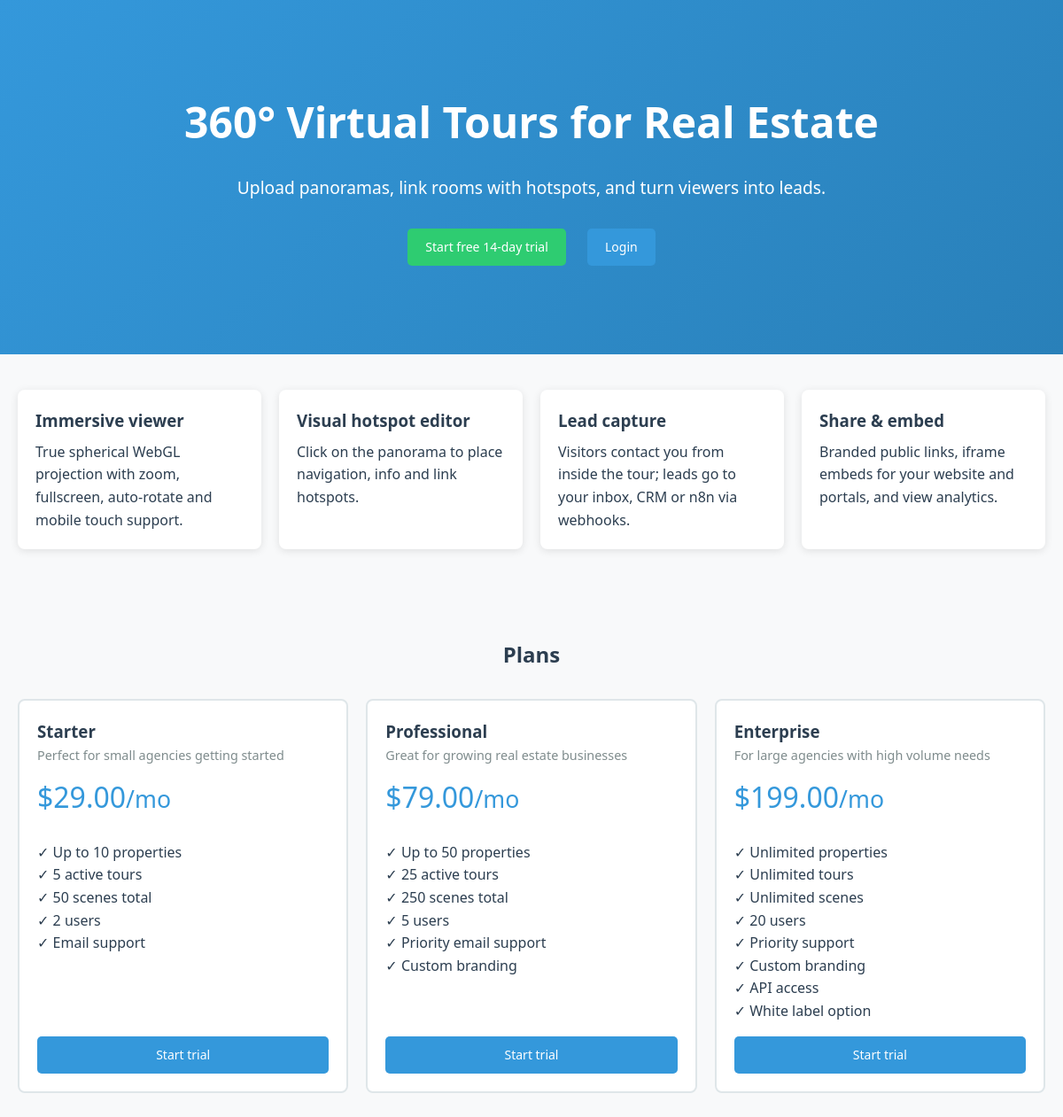
The page / on the database its author committed.
### tables this page shows
CREATE TABLE `plans` (
  `id` INT UNSIGNED AUTO_INCREMENT PRIMARY KEY,
  `name` VARCHAR(100) NOT NULL,
  `slug` VARCHAR(100) NOT NULL UNIQUE,
  `description` TEXT DEFAULT NULL,
  `price_monthly` DECIMAL(10, 2) NOT NULL DEFAULT 0.00,
  `price_yearly` DECIMAL(10, 2) NOT NULL DEFAULT 0.00,
  `max_properties` INT UNSIGNED NOT NULL DEFAULT 0,
  `max_active_tours` INT UNSIGNED NOT NULL DEFAULT 0,
  `max_scenes` INT UNSIGNED NOT NULL DEFAULT 0,
  `max_users` INT UNSIGNED NOT NULL DEFAULT 0,
  `features` TEXT DEFAULT NULL COMMENT 'JSON array of features',
  `is_active` TINYINT(1) DEFAULT 1,
  `sort_order` INT DEFAULT 0,
  `created_at` TIMESTAMP DEFAULT CURRENT_TIMESTAMP,
  `updated_at` TIMESTAMP DEFAULT CURRENT_TIMESTAMP ON UPDATE CURRENT_TIMESTAMP,
  INDEX idx_slug (`slug`),
  INDEX idx_active (`is_active`)
);

### config/app.php (called while the page is built)
<?php
return [
    'name' => 'Splash360 Tour',
    'version' => '2.0.0',
    'env' => getenv('APP_ENV') ?: 'production',
    'base_url' => getenv('APP_URL') ?: 'http://localhost',
    'app_key' => getenv('APP_KEY') ?: 'change-me-in-env',
    'timezone' => getenv('APP_TIMEZONE') ?: 'UTC',
    'session_lifetime' => 7200,
    'upload_path' => __DIR__ . '/../public/uploads',
    'max_upload_size' => (int) (getenv('MAX_UPLOAD_SIZE') ?: 20971520),
    'allowed_image_types' => ['image/jpeg', 'image/png', 'image/webp'],
    'default_currency' => 'USD',
    'currencies' => ['USD', 'EUR', 'GBP', 'AED', 'SAR', 'EGP', 'QAR', 'KWD'],
    'trial_days' => 14,
    'support_email' => getenv('SUPPORT_EMAIL') ?: 'support@splash360tour.com',
    'login_max_attempts' => 5,
    'login_lockout_minutes' => 15,
    'mail' => [
        'driver' => getenv('MAIL_DRIVER') ?: 'log',
        'from_address' => getenv('MAIL_FROM_ADDRESS') ?: 'no-reply@splash360tour.com',
        'from_name' => getenv('MAIL_FROM_NAME') ?: 'Splash360 Tour',
    ],
    'payment_gateway' => getenv('PAYMENT_GATEWAY') ?: 'dummy',
];

### app/Helpers/functions.php (called while the page is built, shortened)
<?php
function config($key = null, $default = null)
{
    static $config = null;
    if ($config === null) {
        $config = require __DIR__ . '/../../config/app.php';
    }
    $value = $config;
    foreach (explode('.', $key) as $segment) {
        $value = $value[$segment];
    }
    return $value;
}
function base_url($path = '')
{
    return rtrim(config('base_url'), '/') . '/' . ltrim($path, '/');
}
function asset($path)
{
    return base_url($path);
}
function e($string)
{
    return htmlspecialchars((string) ($string ?? ''), ENT_QUOTES, 'UTF-8');
}
function format_currency($amount, $currency = 'USD')
{
    $symbols = [
        'USD' => '$',
        'EUR' => '€',
        'GBP' => '£',
        'AED' => 'AED ',
    ];
    $currency = $currency ?: 'USD';
    $symbol = $symbols[$currency] ?? $currency . ' ';
    return e($symbol . number_format((float) $amount, 2));
}
function view($name, $data = [])
{
    extract($data);
    $viewFile = __DIR__ . '/../../views/' . str_replace('.', '/', $name) . '.php';
    require $viewFile;
}

### app/Controllers/HomeController.php (called while the page is built, shortened)
<?php
class HomeController
{
    public function index()
    {
        $plans = (new Plan())->getActivePlans();
        view('home', ['plans' => $plans]);
    }
}

### public/index.php (called while the page is built, shortened)
<?php
require_once __DIR__ . '/../app/bootstrap.php';
$router = new Router();
$router->get('/', 'HomeController', 'index');
$router->get('/health', 'HomeController', 'health');
$router->get('/agency/:slug', 'HomeController', 'agency');
$router->get('/tour/view/:slug', 'TourController', 'viewer');
$router->get('/tour/embed/:slug', 'TourController', 'embed');
$router->post('/lead/submit', 'LeadController', 'submit');
$router->any('/auth/login', 'AuthController', 'login');
$router->any('/auth/register', 'AuthController', 'register');
$router->post('/auth/logout', 'AuthController', 'logout');
$router->any('/auth/forgot-password', 'AuthController', 'forgotPassword');
$router->any('/auth/reset-password', 'AuthController', 'resetPassword');
$router->get('/dashboard', 'DashboardController', 'index');
$router->get('/property', 'PropertyController', 'index');
$router->any('/property/create', 'PropertyController', 'create');
$router->get('/property/view', 'PropertyController', 'view');
$router->any('/property/edit', 'PropertyController', 'edit');
$router->post('/property/delete', 'PropertyController', 'delete');
$router->get('/tour', 'TourController', 'index');
$router->any('/tour/create', 'TourController', 'create');
$router->get('/tour/view', 'TourController', 'view');
$router->any('/tour/edit', 'TourController', 'edit');
$router->post('/tour/delete', 'TourController', 'delete');
$router->get('/scene', 'SceneController', 'index');
$router->any('/scene/create', 'SceneController', 'create');
$router->any('/scene/edit', 'SceneController', 'edit');
$router->post('/scene/delete', 'SceneController', 'delete');
$router->post('/scene/move', 'SceneController', 'move');
$router->post('/scene/set-view', 'SceneController', 'setView');
$router->post('/hotspot/create', 'HotspotController', 'create');
$router->post('/hotspot/update', 'HotspotController', 'update');
$router->post('/hotspot/delete', 'HotspotController', 'delete');
$router->get('/lead', 'LeadController', 'index');
$router->any('/lead/view', 'LeadController', 'view');
$router->get('/lead/export', 'LeadController', 'export');
$router->post('/lead/delete', 'LeadController', 'delete');
$router->get('/team', 'UserController', 'index');
$router->any('/team/create', 'UserController', 'create');
$router->any('/team/edit', 'UserController', 'edit');
$router->post('/team/delete', 'UserController', 'delete');
$router->any('/settings/company', 'SettingsController', 'company');
$router->any('/settings/profile', 'SettingsController', 'profile');
$router->get('/subscription', 'SubscriptionController', 'index');
$router->post('/subscription/change-plan', 'SubscriptionController', 'changePlan');
$router->get('/subscription/billing', 'SubscriptionController', 'billing');
$router->get('/subscription/invoice', 'SubscriptionController', 'invoice');
$router->post('/subscription/cancel', 'SubscriptionController', 'cancel');
$router->post('/subscription/resume', 'SubscriptionController', 'resume');
$router->get('/admin/dashboard', 'AdminController', 'dashboard');
$router->get('/admin/tenants', 'AdminController', 'tenants');
$router->get('/admin/tenant-view', 'AdminController', 'tenantView');
$router->post('/admin/tenant-status', 'AdminController', 'tenantStatus');
$router->post('/admin/tenant-extend-trial', 'AdminController', 'tenantExtendTrial');
$router->get('/admin/plans', 'AdminController', 'plans');
$router->any('/admin/plan-create', 'AdminController', 'planCreate');
$router->any('/admin/plan-edit', 'AdminController', 'planEdit');
$router->get('/admin/invoices', 'AdminController', 'invoices');
$router->post('/admin/invoice-mark-paid', 'AdminController', 'invoiceMarkPaid');
try {
    $router->dispatch();
} catch (Throwable $e) {
    error_log((string) $e);
    http_response_code(500);
    if (!is_production()) {
        echo '<pre>' . e((string) $e) . '</pre>';
    } else {
        view('errors.500');
    }
}

### config/database.php (called while the page is built)
<?php
return [
    'host' => getenv('DB_HOST') ?: 'localhost',
    'port' => getenv('DB_PORT') ?: '3306',
    'database' => getenv('DB_NAME') ?: 'splash360_tour',
    'username' => getenv('DB_USER') ?: 'root',
    'password' => getenv('DB_PASS') ?: '',
    'charset' => 'utf8mb4',
    'collation' => 'utf8mb4_unicode_ci',
    'options' => [
        PDO::ATTR_ERRMODE => PDO::ERRMODE_EXCEPTION,
        PDO::ATTR_DEFAULT_FETCH_MODE => PDO::FETCH_ASSOC,
        PDO::ATTR_EMULATE_PREPARES => false,
    ]
];

### app/Database.php (called while the page is built, shortened)
<?php
class Database
{
    private static $instance = null;
    private $connection;
    private function __construct()
    {
        $config = require __DIR__ . '/../config/database.php';
        $dsn = sprintf(
            "mysql:host=%s;port=%s;dbname=%s;charset=%s",
            $config['host'],
            $config['port'],
            $config['database'],
            $config['charset']
        );
        try {
            $this->connection = new PDO(
                $dsn,
                $config['username'],
                $config['password'],
                $config['options']
            );
        } catch (PDOException $e) {
            error_log('Database connection failed: ' . $e->getMessage());
            if (PHP_SAPI === 'cli') {
                fwrite(STDERR, "Database connection failed: " . $e->getMessage() . "\n");
                exit(1);
            }
            http_response_code(503);
            die(is_production() ? 'Service temporarily unavailable.' : 'Database connection failed: ' . htmlspecialchars($e->getMessage()));
        }
    }
    public static function getInstance()
    {
        if (self::$instance === null) {
            self::$instance = new self();
        }
        return self::$instance;
    }
    public function getConnection()
    {
        return $this->connection;
    }
}

### app/bootstrap.php (called while the page is built, shortened)
<?php
require_once BASE_PATH . '/app/Helpers/functions.php';
require_once BASE_PATH . '/app/Database.php';
require_once BASE_PATH . '/app/Router.php';
spl_autoload_register(function ($class) {
    foreach (['Models', 'Services', 'Middleware', 'Controllers'] as $dir) {
        $file = BASE_PATH . "/app/{$dir}/{$class}.php";
        if (is_file($file)) {
            return;
        }
    }
});

### app/Models/BaseModel.php (called while the page is built, shortened)
<?php
class BaseModel
{
    protected $db;
    protected $table;
    public function __construct()
    {
        $this->db = Database::getInstance()->getConnection();
    }
    public function where($conditions, $orderBy = 'id', $direction = 'DESC')
    {
        $whereParts = [];
        $values = [];
        foreach ($conditions as $column => $value) {
            $whereParts[] = "{$column} = ?";
            $values[] = $value;
        }
        $whereClause = implode(' AND ', $whereParts);
        $orderClause = $this->orderClause($orderBy, $direction);
        $sql = "SELECT * FROM {$this->table} WHERE {$whereClause} ORDER BY {$orderClause}";
        $stmt = $this->db->prepare($sql);
        $stmt->execute($values);
        return $stmt->fetchAll();
    }
    protected function orderClause($orderBy, $direction)
    {
        $direction = strtoupper($direction) === 'ASC' ? 'ASC' : 'DESC';
        return "{$orderBy} {$direction}";
    }
}

### app/Models/Plan.php (called while the page is built, shortened)
<?php
require_once __DIR__ . '/BaseModel.php';
class Plan extends BaseModel
{
    public function getActivePlans()
    {
        return $this->where(['is_active' => 1], 'sort_order', 'ASC');
    }
    public function getFeaturesArray($plan)
    {
        return json_decode($plan['features'], true) ?? [];
    }
}

### views/home.php (the view, shortened to what this page needs)
<!DOCTYPE html>
<html lang="en">
<head>
    <link rel="stylesheet" href="<?php echo asset('css/style.css'); ?>">
</head>
<body>
    <div class="hero">
        <h1>360° Virtual Tours for Real Estate</h1>
        <p>Upload panoramas, link rooms with hotspots, and turn viewers into leads.</p>
        <div>
            <a href="<?php echo base_url('?route=auth/register'); ?>" class="btn btn-success">Start free <?php echo (int) config('trial_days'); ?>-day trial</a>
            <a href="<?php echo base_url('?route=auth/login'); ?>" class="btn btn-primary">Login</a>
        </div>
    </div>
    <section class="public-section">
        <div class="feature-grid">
            <div class="card"><h3>Immersive viewer</h3><p>True spherical WebGL projection with zoom, fullscreen, auto-rotate and mobile touch support.</p></div>
            <div class="card"><h3>Visual hotspot editor</h3><p>Click on the panorama to place navigation, info and link hotspots.</p></div>
            <div class="card"><h3>Lead capture</h3><p>Visitors contact you from inside the tour; leads go to your inbox, CRM or n8n via webhooks.</p></div>
            <div class="card"><h3>Share &amp; embed</h3><p>Branded public links, iframe embeds for your website and portals, and view analytics.</p></div>
        </div>
    </section>
    <?php if (!empty($plans)): ?>
        <section class="public-section">
            <h2 class="text-center mb-3">Plans</h2>
            <div class="feature-grid">
                <?php foreach ($plans as $plan): ?>
                    <div class="plan-card" style="background: var(--white);">
                        <h3><?php echo e($plan['name']); ?></h3>
                        <p class="muted"><?php echo e($plan['description']); ?></p>
                        <div class="plan-price"><?php echo format_currency($plan['price_monthly']); ?><small>/mo</small></div>
                        <ul>
                            <?php foreach ((new Plan())->getFeaturesArray($plan) as $feature): ?>
                                <li>✓ <?php echo e($feature); ?></li>
                            <?php endforeach; ?>
                        </ul>
                        <a href="<?php echo base_url('?route=auth/register&plan=' . urlencode($plan['slug'])); ?>" class="btn btn-primary">Start trial</a>
                    </div>
                <?php endforeach; ?>
            </div>
        </section>
    <?php endif; ?>
</body>
</html>

### app/Router.php (shortened to what this page needs)
<?php
class Router
{
    private $routes = [];
    private function addRoute($method, $route, $controller, $action)
    {
        $this->routes[] = [
            'method' => $method,
            'route' => $route,
            'controller' => $controller,
            'action' => $action,
        ];
    }
    public function dispatch()
    {
        $requestUri = $this->getRequestUri();
        foreach ($this->routes as $route) {
            $pattern = $this->convertRouteToRegex($route['route']);
            if (preg_match($pattern, $requestUri, $matches)) {
                array_shift($matches);
                $this->callController($route['controller'], $route['action'], $matches);
                return;
            }
        }
    }
    private function getRequestUri()
    {
        $uri = parse_url($_SERVER['REQUEST_URI'] ?? '/', PHP_URL_PATH) ?: '/';
        $basePath = rtrim((string) parse_url(config('base_url'), PHP_URL_PATH), '/');
        $uri = '/' . trim($uri, '/');
        return $uri === '/index.php' ? '/' : $uri;
    }
    private function convertRouteToRegex($route)
    {
        $pattern = preg_replace('/\/:([^\/]+)/', '/([^/]+)', $route);
        return '#^' . $pattern . '$#';
    }
    private function callController($controllerName, $action, $params = [])
    {
        $controller = new $controllerName();
        call_user_func_array([$controller, $action], array_map('urldecode', $params));
    }
}

### rows shown on the page
plans: name "Starter", description "Perfect for small agencies getting started", price_monthly "$29.00", features "Up to 10 properties", features "5 active tours", features "50 scenes total", features "2 users", features "Email support"
plans: name "Professional", description "Great for growing real estate businesses", price_monthly "$79.00", features "Up to 50 properties", features "25 active tours", features "250 scenes total", features "5 users", features "Priority email support", features "Custom branding"
plans: name "Enterprise", description "For large agencies with high volume needs", price_monthly "$199.00", features "Unlimited properties", features "Unlimited tours", features "Unlimited scenes", features "20 users", features "Priority support", features "Custom branding", features "API access", features "White label option"
